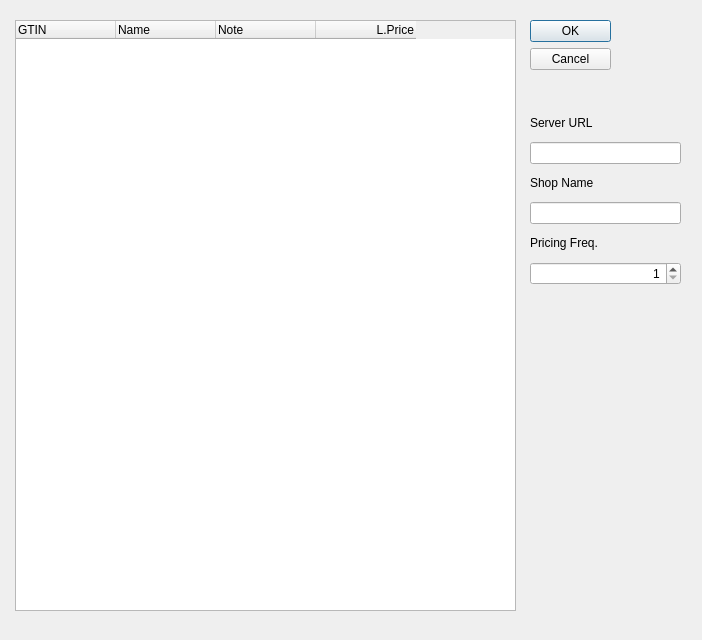
<?xml version="1.0" encoding="UTF-8"?>
<ui version="4.0">
 <class>Dialog</class>
 <widget class="QDialog" name="Dialog">
  <property name="geometry">
   <rect>
    <x>0</x>
    <y>0</y>
    <width>702</width>
    <height>640</height>
   </rect>
  </property>
  <property name="windowTitle">
   <string>Pricing Configuration</string>
  </property>
  <widget class="QDialogButtonBox" name="confirmBox">
   <property name="geometry">
    <rect>
     <x>530</x>
     <y>20</y>
     <width>81</width>
     <height>91</height>
    </rect>
   </property>
   <property name="orientation">
    <enum>Qt::Vertical</enum>
   </property>
   <property name="standardButtons">
    <set>QDialogButtonBox::Cancel|QDialogButtonBox::Ok</set>
   </property>
  </widget>
  <widget class="QTableWidget" name="configureTable">
   <property name="geometry">
    <rect>
     <x>15</x>
     <y>20</y>
     <width>501</width>
     <height>591</height>
    </rect>
   </property>
   <column>
    <property name="text">
     <string>GTIN</string>
    </property>
    <property name="textAlignment">
     <set>AlignLeading|AlignVCenter</set>
    </property>
   </column>
   <column>
    <property name="text">
     <string>Name</string>
    </property>
    <property name="textAlignment">
     <set>AlignLeading|AlignVCenter</set>
    </property>
   </column>
   <column>
    <property name="text">
     <string>Note</string>
    </property>
    <property name="textAlignment">
     <set>AlignLeading|AlignVCenter</set>
    </property>
   </column>
   <column>
    <property name="text">
     <string>L.Price</string>
    </property>
    <property name="textAlignment">
     <set>AlignTrailing|AlignVCenter</set>
    </property>
   </column>
  </widget>
  <widget class="QWidget" name="">
   <property name="geometry">
    <rect>
     <x>530</x>
     <y>110</y>
     <width>151</width>
     <height>175</height>
    </rect>
   </property>
   <layout class="QVBoxLayout" name="verticalLayout">
    <item>
     <widget class="QLabel" name="label_3">
      <property name="text">
       <string>Server URL</string>
      </property>
     </widget>
    </item>
    <item>
     <widget class="QLineEdit" name="server"/>
    </item>
    <item>
     <widget class="QLabel" name="label">
      <property name="text">
       <string>Shop Name</string>
      </property>
     </widget>
    </item>
    <item>
     <widget class="QLineEdit" name="shopName"/>
    </item>
    <item>
     <widget class="QLabel" name="label_2">
      <property name="text">
       <string>Pricing Freq.</string>
      </property>
     </widget>
    </item>
    <item>
     <widget class="QSpinBox" name="pricingFreq">
      <property name="alignment">
       <set>Qt::AlignRight|Qt::AlignTrailing|Qt::AlignVCenter</set>
      </property>
      <property name="minimum">
       <number>1</number>
      </property>
      <property name="maximum">
       <number>999999</number>
      </property>
     </widget>
    </item>
   </layout>
  </widget>
 </widget>
 <resources/>
 <connections>
  <connection>
   <sender>confirmBox</sender>
   <signal>accepted()</signal>
   <receiver>Dialog</receiver>
   <slot>accept()</slot>
   <hints>
    <hint type="sourcelabel">
     <x>248</x>
     <y>254</y>
    </hint>
    <hint type="destinationlabel">
     <x>157</x>
     <y>274</y>
    </hint>
   </hints>
  </connection>
  <connection>
   <sender>confirmBox</sender>
   <signal>rejected()</signal>
   <receiver>Dialog</receiver>
   <slot>reject()</slot>
   <hints>
    <hint type="sourcelabel">
     <x>316</x>
     <y>260</y>
    </hint>
    <hint type="destinationlabel">
     <x>286</x>
     <y>274</y>
    </hint>
   </hints>
  </connection>
 </connections>
</ui>
